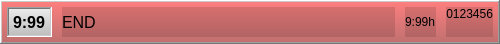
<?xml version="1.0" encoding="UTF-8"?>
<ui version="4.0">
 <class>bookingEndStrip</class>
 <widget class="QFrame" name="bookingEndStrip">
  <property name="geometry">
   <rect>
    <x>0</x>
    <y>0</y>
    <width>500</width>
    <height>44</height>
   </rect>
  </property>
  <property name="styleSheet">
   <string notr="true">QLabel { color: black; } #bookingEndStrip { background-color: qlineargradient( x1:0 y1:0, x2:0 y2:1, stop:0 #FF7F7F, stop:1 #BF6F6F); }</string>
  </property>
  <property name="frameShape">
   <enum>QFrame::WinPanel</enum>
  </property>
  <property name="frameShadow">
   <enum>QFrame::Raised</enum>
  </property>
  <layout class="QHBoxLayout" stretch="0,1,0,0">
   <property name="spacing">
    <number>10</number>
   </property>
   <property name="leftMargin">
    <number>5</number>
   </property>
   <property name="topMargin">
    <number>5</number>
   </property>
   <property name="rightMargin">
    <number>5</number>
   </property>
   <property name="bottomMargin">
    <number>5</number>
   </property>
   <item>
    <widget class="QLabel" name="labelTime">
     <property name="font">
      <font>
       <pointsize>12</pointsize>
       <weight>75</weight>
       <bold>true</bold>
      </font>
     </property>
     <property name="styleSheet">
      <string notr="true">QLabel { background-color: qlineargradient( x1:0 y1:0, x2:0 y2:1, stop:0 #EEEEEE, stop:1 #BBBBBB); }</string>
     </property>
     <property name="frameShape">
      <enum>QFrame::WinPanel</enum>
     </property>
     <property name="frameShadow">
      <enum>QFrame::Sunken</enum>
     </property>
     <property name="text">
      <string notr="true">9:99</string>
     </property>
    </widget>
   </item>
   <item>
    <widget class="QLabel" name="labelType">
     <property name="font">
      <font>
       <pointsize>12</pointsize>
      </font>
     </property>
     <property name="styleSheet">
      <string notr="true">background-color: rgba(0,0,0,30);</string>
     </property>
     <property name="text">
      <string>END</string>
     </property>
    </widget>
   </item>
   <item>
    <widget class="QLabel" name="labelDuration">
     <property name="styleSheet">
      <string notr="true">background-color: rgba(0,0,0,30);</string>
     </property>
     <property name="text">
      <string notr="true">9:99h</string>
     </property>
    </widget>
   </item>
   <item>
    <widget class="QLabel" name="labelId">
     <property name="styleSheet">
      <string notr="true">background-color: rgba(0,0,0,30);</string>
     </property>
     <property name="text">
      <string notr="true">0123456</string>
     </property>
     <property name="alignment">
      <set>Qt::AlignRight|Qt::AlignTop|Qt::AlignTrailing</set>
     </property>
    </widget>
   </item>
  </layout>
 </widget>
 <resources/>
 <connections/>
</ui>
